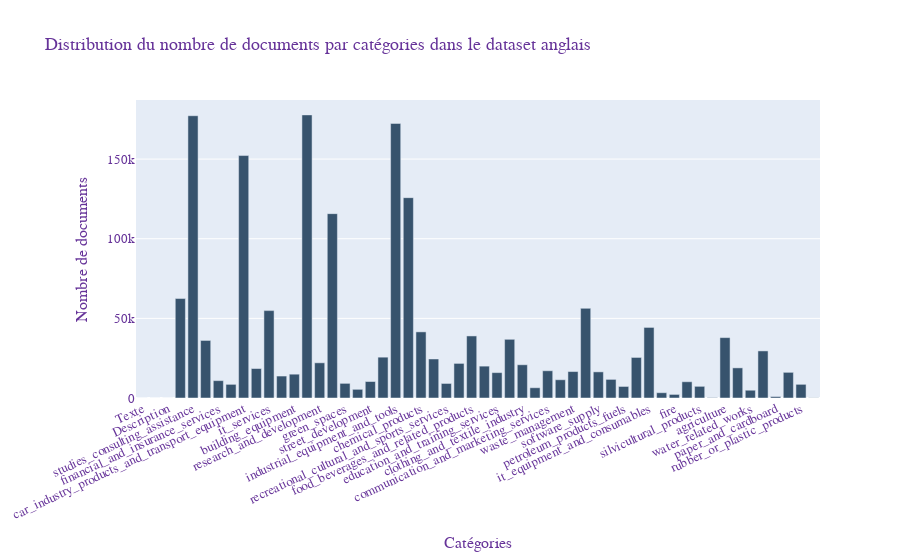

The notebook cell this image was saved under:
### Code cell
plot_distribution(utility.nb_exemple_categorie(df),"Distribution du nombre de documents par catégories dans le dataset anglais")

### Figure 1 — Plotly figure (JSON) as saved in the notebook; plotly's stock layout.template omitted (floating-point values rounded to 4 significant figures)
{"data": [{"marker": {"color": "rgb(55, 83, 109)"}, "type": "bar", "x": ["Texte", "Titre", "Description", "building_works", "studies_consulting_assistance", "transport_and_related_services", "financial_and_insurance_services", "sewerage", "car_industry_products_and_transport_equipment", "real_estate_missions_and_inspections", "it_services", "cleaning_and_hygiene_services", "building_equipment", "medical_precision_optical_and_watchmaking_instruments", "research_and_development", "civil_engineering", "green_spaces", "printing_and_related_services", "street_development", "office_and_it_equipment", "industrial_equipment_and_tools", "electrical_equipment", "chemical_products", "structural_works", "recreational_cultural_and_sports_services", "electricity_gas_and_heat", "food_beverages_and_related_products", "health_and_social_work_services", "education_and_training_services", "radio_television_and_communication_equipment", "clothing_and_textile_industry", "roofing", "communication_and_marketing_services", "energy_and_environment", "waste_management", "ores_materials_and_construction_materials", "software_supply", "defence_and_security", "petroleum_products_fuels", "office_furniture_and_supplies", "it_equipment_and_consumables", "provision_of_meals", "fire", "postal_and_telecommunications_services", "silvicultural_products", "drinking_water", "agriculture", "wholesale_and_retail", "water_related_works", "mining_and_minerals", "paper_and_cardboard", "recreational_cultural_and_sports_equipment", "rubber_or_plastic_products", "hydraulic_equipment"], "y": [0, 0, 0, 62444, 177229, 36139, 10908, 8570, 152221, 18504, 54865, 13787, 14955, 177745, 22102, 115744, 9200, 5451, 10355, 25637, 172402, 125784, 41518, 24501, 9133, 21724, 38967, 20010, 15940, 36853, 20870, 6441, 17112, 11464, 16605, 56299, 16410, 11687, 7249, 25464, 44311, 3323, 2249, 10210, 7321, 232, 37918, 18916, 4884, 29562, 922, 16109, 8584, 114]}], "layout": {"font": {"color": "RebeccaPurple", "family": "Arial, sans-serif", "size": 13}, "title": {"text": "Distribution du nombre de documents par catégories dans le dataset anglais"}, "xaxis": {"tickangle": -25, "title": {"text": "Catégories"}}, "yaxis": {"title": {"text": "Nombre de documents"}}}}
